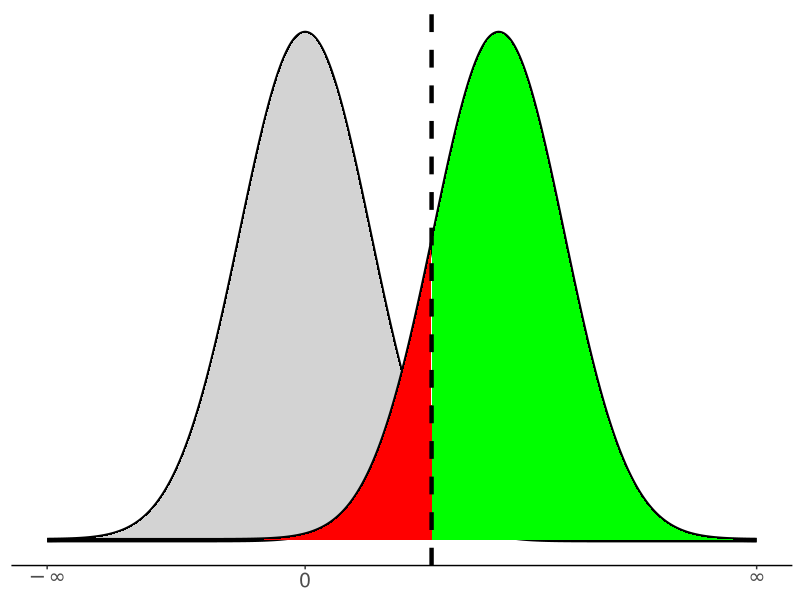

Recreate this plot in R.
library(ggplot2)
library(dplyr)

alpha <- round(qnorm(.975),2)  

data_df <- tibble(x = seq(-4, 7, length = 1000),
       z = dnorm(x, mean = 0, sd = 1),
       y = dnorm(x, mean = 3, sd = 1),
       type2 = x > alpha)

ggplot(data = data_df, aes(x = x, y = z)) +
  geom_line(size = 1.5) + 
  geom_area(fill = "light gray") +
  geom_line(aes(x = x, y = y), size = 1.5) +
  geom_area(aes(x = x, y = y, fill = type2)) + 
  scale_fill_manual(values = c("red", "green")) + 
  geom_vline(aes(xintercept = alpha), size = 1.5, linetype = 2) +
  scale_x_continuous(breaks = c(-4, 0, 7), labels = expression(-infinity, 0, infinity)) +
  theme(panel.grid.major = element_blank(), 
        panel.grid.minor = element_blank(),
        panel.background = element_blank(),
        axis.text.y = element_blank(),
        axis.ticks.y = element_blank(),
        axis.title.y = element_blank(),
        axis.title.x = element_blank(),
        axis.text.x = element_text(size = 15),
        axis.line.x = element_line(colour = "black"),
        legend.position = "none")

               